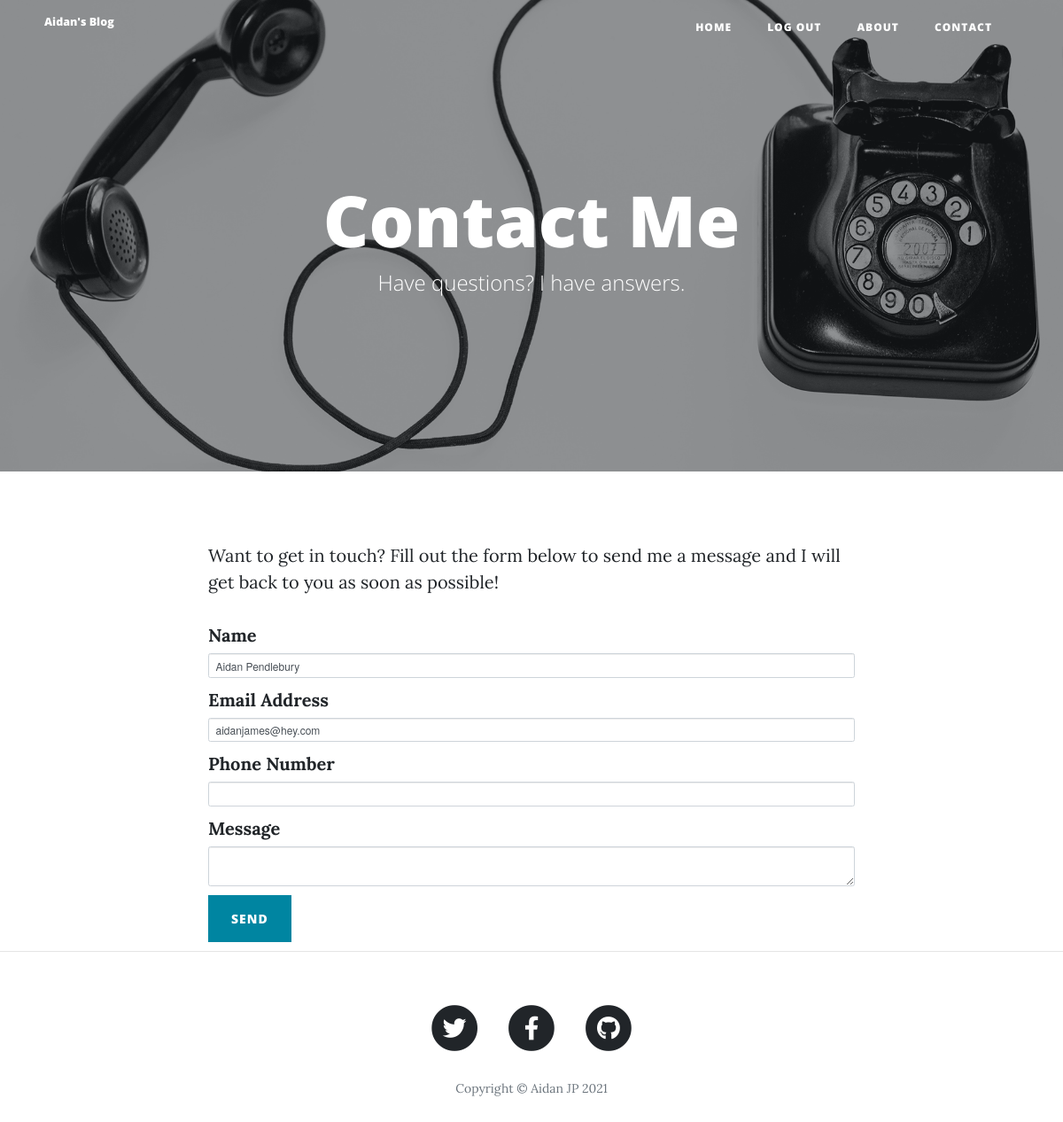
The page /contact (signed in) on the database as committed earlier.
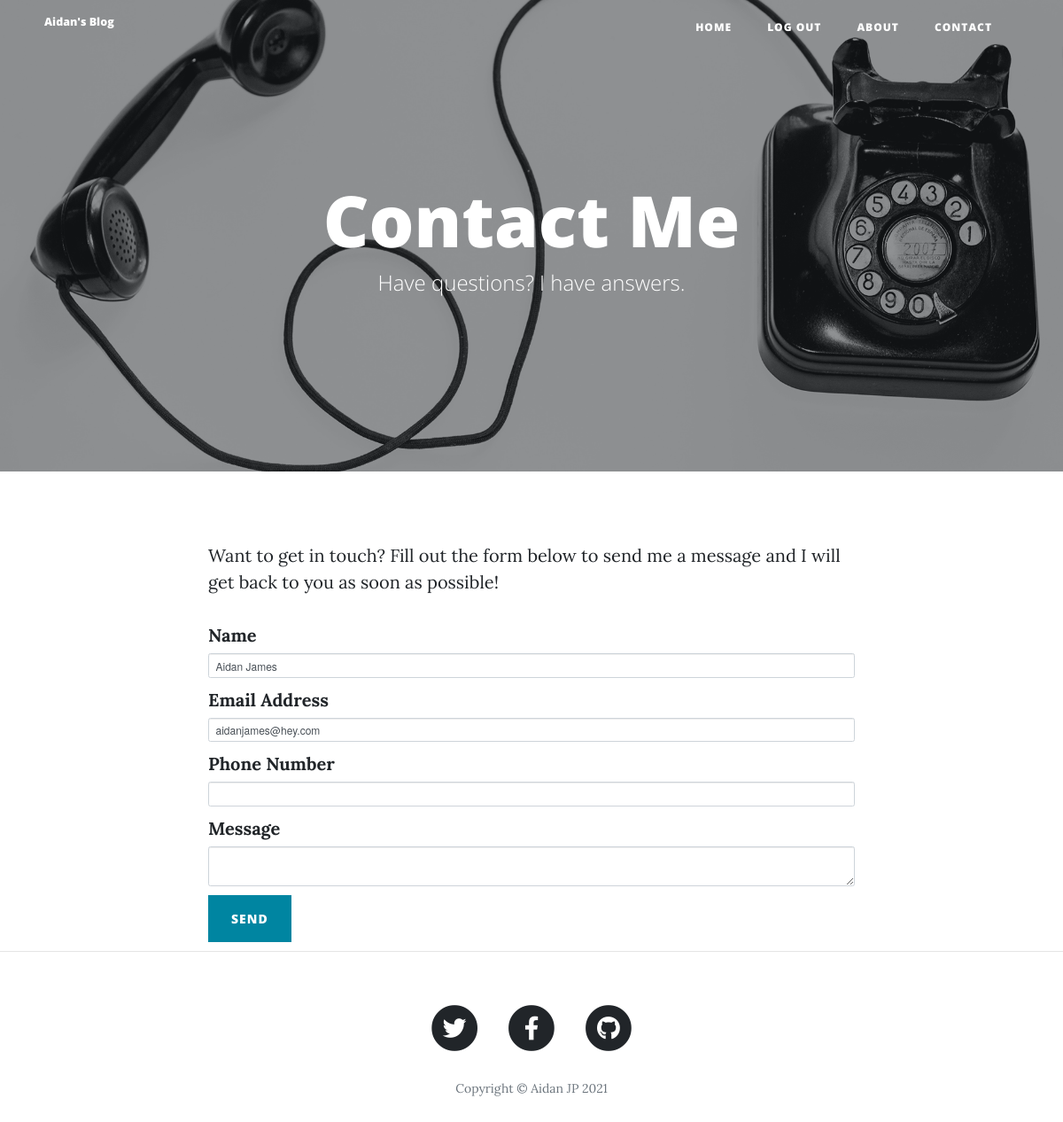
The same page on the database as committed later.
### main.py (models this page shows)
class User(UserMixin, db.Model):
    __tablename__ = "users"
    id = db.Column(db.Integer, primary_key=True)
    email = db.Column(db.String(100), unique=True)
    password = db.Column(db.String(100))
    name = db.Column(db.String(1000))
    posts = relationship("BlogPost", back_populates="author")
    comments = relationship("Comment", back_populates="commenter")

### main.py (the view, shortened to what this page needs)
@app.route("/contact", methods=["GET", "POST"])
def contact():
    form = EmailContactForm()
    if current_user.is_authenticated:
        form.name.data = current_user.name
        form.email.data = current_user.email
    return render_template("contact.html", form=form, message_sent=False)

### forms.py
class EmailContactForm(FlaskForm):
    name = StringField("Name", validators=[DataRequired()])
    email = StringField("Email Address", validators=[DataRequired(), Email()])
    phone = StringField("Phone Number")
    message = StringField("Message", widget=TextArea(), validators=[DataRequired()])
    submit = SubmitField("Send")

### main.py (called while the page is built)
@login_manager.user_loader
def user_loader(user_id):
    return db.session.query(User).get(user_id)

@app.context_processor
def inject_now():
    return {'now': datetime.utcnow()}

### templates/contact.html
{% extends 'bootstrap/base.html' %}
{% import "bootstrap/wtf.html" as wtf %}
{% block content %}
{% include "header.html" %}
<header class="masthead" style="background-image: url('{{ url_for('static', filename='img/contact-bg.jpg')}}')">
  <div class="overlay"></div>
  <div class="container">
    <div class="row">
      <div class="col-lg-8 col-md-10 mx-auto">
        <div class="page-heading">
          <h1>Contact Me</h1>
          <span class="subheading">Have questions? I have answers.</span>
        </div>
      </div>
    </div>
  </div>
</header>
<div class="container">
  <div class="row">
    <div class="col-lg-8 col-md-10 mx-auto">
      {% if not message_sent %}
      <p>Want to get in touch? Fill out the form below to send me a message and I will get back to you as soon as
        possible!</p>
      {{ wtf.quick_form(form, novalidate=True, button_map={"submit": "primary"}) }}
      {% else %}
      <p>Thanks for reaching out. I'll be in touch!</p>
      {% endif %}
    </div>
  </div>
</div>
<hr>
{% include "footer.html" %}
{% endblock %}

### templates/header.html (shortened to what this page needs)
<!DOCTYPE html>
<html lang="en">
<head>
  <link href="{{ url_for('static', filename='vendor/bootstrap/css/bootstrap.min.css') }}" rel="stylesheet">
  <link href="{{ url_for('static', filename='vendor/fontawesome-free/css/all.min.css')}}" rel="stylesheet" type="text/css">
  <link href="{{ url_for('static', filename='css/clean-blog.min.css')}}" rel="stylesheet">
</head>
<body>
  <nav class="navbar navbar-expand-lg navbar-light fixed-top" id="mainNav">
    <div class="container">
      <a class="navbar-brand" href="{{url_for('get_all_posts')}}">Aidan's Blog</a>
      <div class="collapse navbar-collapse" id="navbarResponsive">
        <ul class="navbar-nav ml-auto">
          <li class="nav-item">
            <a class="nav-link" href="{{ url_for('get_all_posts') }}">Home</a>
          </li>
          {% if not current_user.is_authenticated %}
            <li class="nav-item">
              <a class="nav-link" href="{{ url_for('login') }}">Login</a>
            </li>
            <li class="nav-item">
              <a class="nav-link" href="{{ url_for('register') }}">Register</a>
            </li>
          {% else %}
            <li class="nav-item">
              <a class="nav-link" href="{{ url_for('logout') }}">Log Out</a>
            </li>
          {% endif %}
          <li class="nav-item">
            <a class="nav-link" href="{{ url_for('about') }}">About</a>
          </li>
          <li class="nav-item">
            <a class="nav-link" href="{{ url_for('contact') }}">Contact</a>
          </li>
        </ul>
      </div>
    </div>
  </nav>

### templates/footer.html (shortened to what this page needs)
  <footer>
    <div class="container">
      <div class="row">
        <div class="col-lg-8 col-md-10 mx-auto">
          <ul class="list-inline text-center">
            <li class="list-inline-item">
              <a href="https://twitter.com/aidanjamespen" target="_blank">
                <span class="fa-stack fa-lg">
                  <i class="fas fa-circle fa-stack-2x"></i>
                  <i class="fab fa-twitter fa-stack-1x fa-inverse"></i>
                </span>
              </a>
            </li>
            <li class="list-inline-item">
              <a href="https://www.facebook.com/aidanpendlebury/" target="_blank">
                <span class="fa-stack fa-lg">
                  <i class="fas fa-circle fa-stack-2x"></i>
                  <i class="fab fa-facebook-f fa-stack-1x fa-inverse"></i>
                </span>
              </a>
            </li>
            <li class="list-inline-item">
              <a href="https://github.com/aidanjames" target="_blank">
                <span class="fa-stack fa-lg">
                  <i class="fas fa-circle fa-stack-2x"></i>
                  <i class="fab fa-github fa-stack-1x fa-inverse"></i>
                </span>
              </a>
            </li>
          </ul>
          <p class="copyright text-muted">Copyright &copy; Aidan JP {{ now.year }}</p>
        </div>
      </div>
    </div>
  </footer>
</body>
</html>

Rows that differ between the two databases and show on the page:
changed User "aidanjames@hey.com": name "Aidan Pendlebury" → "Aidan James"
